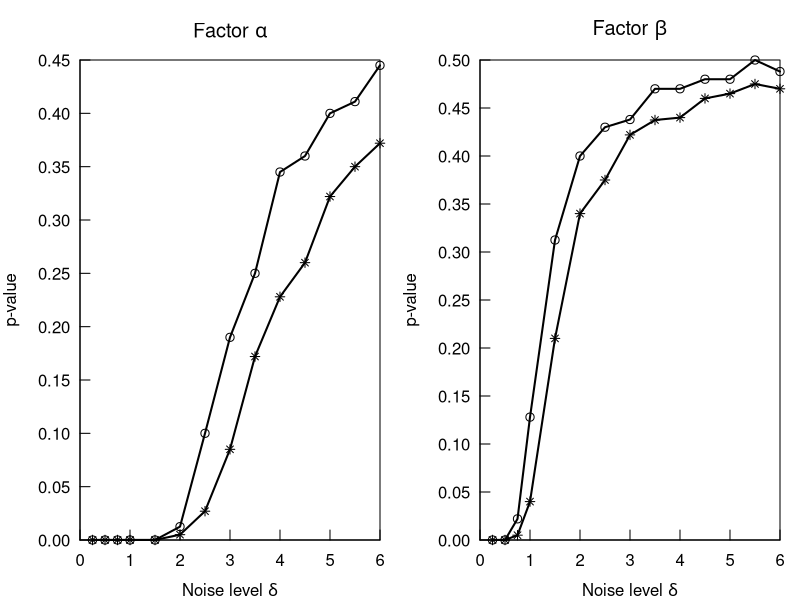

Write the R code that produced this figure.
x = c(seq(0.25,1,by=0.25), seq(1.5,6,by=0.5))
alpha1 = c(0,0,0,0,0,0.005,0.027,0.085, 0.172, 0.228, 0.26, 0.322, 0.35,0.372)
alpha2 = c(0,0,0,0,0,0.0125,0.1,0.19, 0.25, 0.345, 0.36, 0.4, 0.411,0.445)
beta1 = c(0,0,0.005,0.04, 0.21, 0.34, 0.375, 0.422, 0.4375, 0.44,0.46,0.465,0.475, 0.47)
beta2 = c(0,0,0.022,0.128, 0.3125, 0.4, 0.43, 0.438, 0.47, 0.47,0.48,0.48,0.5, 0.488)

pdf("Figure_4.16.pdf", 18,8, pointsize = 18)
par(mfrow=c(1,2), mar=c(3,4,3,1), mgp=c(3,0.5,0), xpd=NA, tcl=0.5)
# Set the xlim so that the plot starts exactly at 0 and ends exactly at 6, including the 5%
scale = 0.037
matplot(x, cbind(alpha1, alpha2), type="l", lty=1, lwd=2, col=1, ylab="p-value",
        cex=0.5, main=expression(paste("Factor ", alpha)),
        xlab="",
        # Compensate xlim and ylim such that usr will be c(0,6,0,0.45):
        xlim = c(0+6*scale,6-6*scale), ylim=c(0+0.45*scale, 0.45-0.45*scale),
        axes = FALSE)
axis(1, at=seq(0,6,by=1))
axis(2, at=seq(0,0.45,by=0.05), las=2)
box()
points(x, alpha1, col=1, pch=8, cex=0.9)
points(x, alpha2, col=1, pch=1, cex=1.1)
mtext(expression(paste("Noise level ", delta)), 1, 2)

matplot(x, cbind(beta1, beta2), type="l", lty=1, lwd=2, col=1, ylab="p-value",
        cex=0.5, main=expression(paste("Factor ", beta)),
        xlab="",
        xlim = c(0+6*scale,6-6*scale), ylim=c(0+0.5*scale, 0.5-0.5*scale),axes = FALSE)
axis(1, at=seq(0,6,by=1))
axis(2, at=seq(0,0.5,by=0.05), las=2)
box()
points(x, beta1, col=1, pch=8, cex=0.9)
points(x, beta2, col=1, pch=1, cex=1.1)
mtext(expression(paste("Noise level ", delta)), 1, 2)
dev.off()
